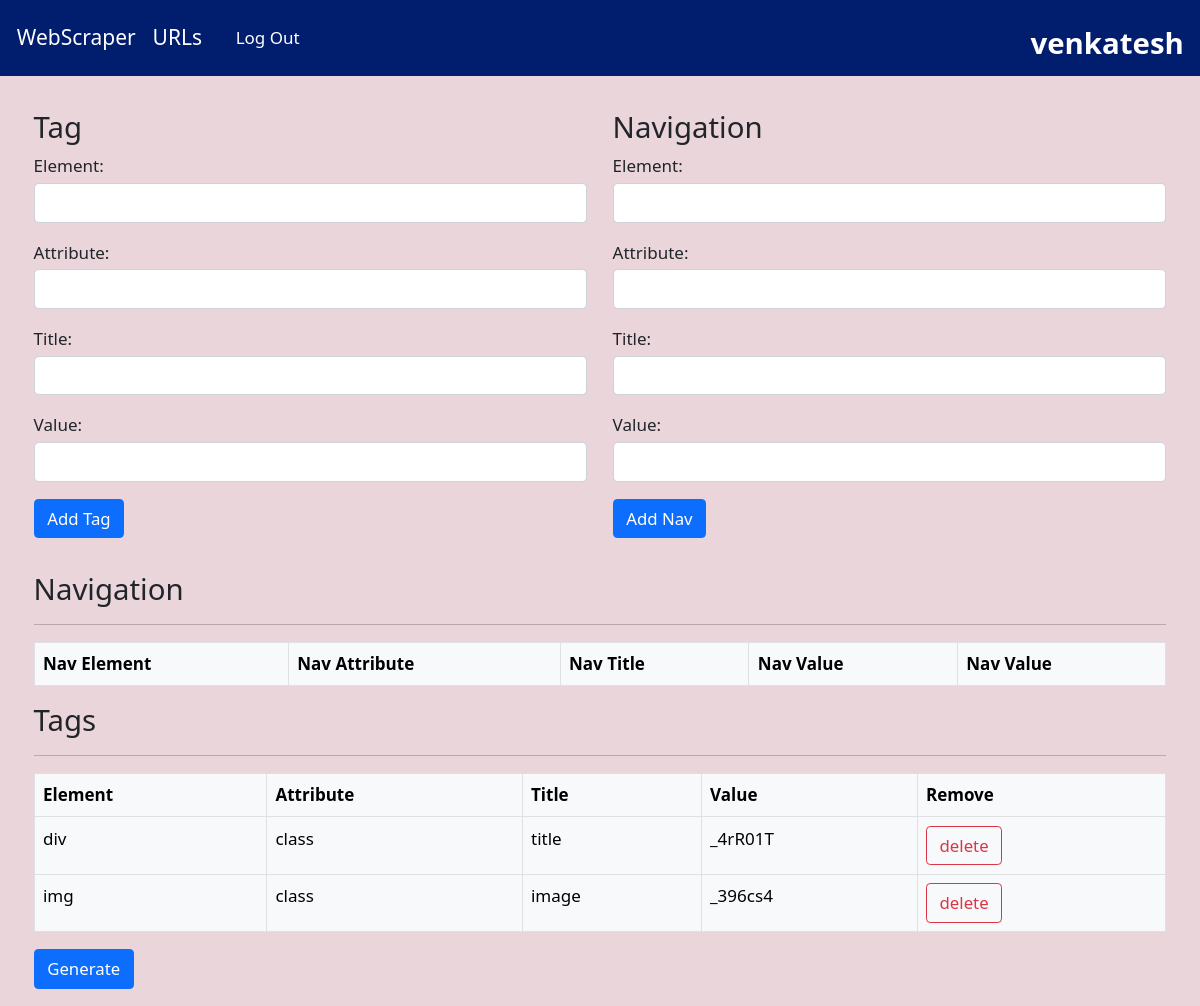
The page /tags.html/10/ (signed in) on the database as committed earlier.
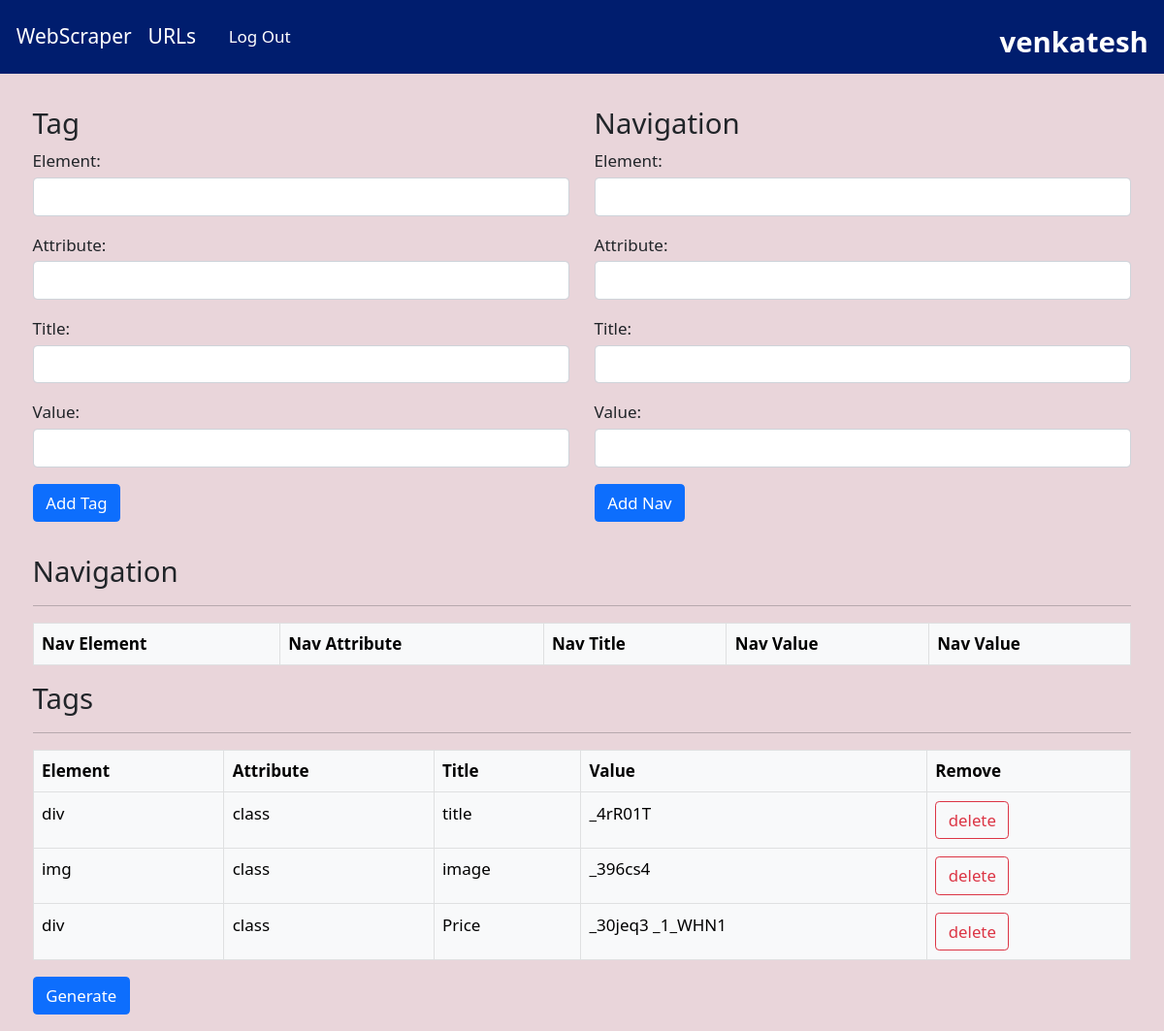
The same page on the database as committed later.
### web_scrapper/models.py (models this page shows)
class Tag(models.Model):
    user = models.ForeignKey(URLS, related_name="tags", on_delete=models.CASCADE, null=True)
    element = models.CharField(max_length=255)
    attribute = models.CharField(max_length=255)
    title = models.CharField(max_length=255)
    value = models.CharField(max_length=255)

### web_scrapper/views.py (the view)
# urls.py: path('tags.html', views.tag, name='tag'),
def tag(request, pk):
    url = get_object_or_404(URLS, pk=pk, user=request.user)
    if request.method == 'POST':
        tagform = TagForm(request.POST)
        form = NavURLForm(request.POST)
        if tagform.is_valid():
            title = tagform.cleaned_data['title']
            element = tagform.cleaned_data['element']
            attribute = tagform.cleaned_data['attribute']
            value = tagform.cleaned_data['value']
            existing_tag = Tag.objects.filter(
                user=url, title=title, element=element, attribute=attribute, value=value).first()
            if not existing_tag:
                new_tag = Tag(user=url, title=title, element=element,
                              attribute=attribute, value=value)
                new_tag.save()
        taglis = Tag.objects.filter(user=url)
        if form.is_valid():
            navurl = NavURLS()
            navurl.user = url
            navurl.navelement = form.cleaned_data['navelement']
            navurl.navattribute = form.cleaned_data['navattribute']
            navurl.navtitle = form.cleaned_data['navtitle']
            navurl.navvalue = form.cleaned_data['navvalue']
            navurl.save()
        navurllis = NavURLS.objects.filter(user=url)
        return render(request, 'tags.html', {'form': form, 'taglis': taglis, 'navurls': navurllis, 'pk':pk})
    else:
        form = NavURLForm()
        navurllis = NavURLS.objects.filter(user=url)
        taglis = Tag.objects.filter(user=url)
        return render(request, 'tags.html', {'form': form, 'taglis': taglis, 'navurls': navurllis, 'pk':pk})

### web_scrapper/form.py
class NavURLForm(forms.Form):
    navtitle = forms.CharField(max_length=100, label="Title")
    navelement = forms.CharField(max_length=100, label="Element")
    navattribute = forms.CharField(max_length=100, label="Attribute")
    navvalue = forms.CharField(max_length=10000, label="Value")

### templates/tags.html (shortened to what this page needs)
{% extends "base2.html" %}
{% block content %}
{% load static %}
{% load bootstrap4 %}
<div class="m-3" >
<div class="row pt-3 ms-1 me-1">
  <div class="col">
  <form method="post" class="col"  action="{% url 'pktag' pk %}">
    <h3>Tag</h3>
      <label for="element" class="mb-1">Element:</label>
      <input type="text" name="element" id="element" class="form-control mb-3">
      <label for="attribute" class="mb-1">Attribute:</label>
      <input type="text" name="attribute" id="attribute" class="form-control mb-3">
      <label for="title" class="mb-1">Title:</label>
      <input type="text" name="title" id="title" class="form-control mb-3">
      <label for="value" class="mb-1">Value:</label>
      <input type="text" name="value" id="value" class="form-control mb-3">
      <button type="submit" class="btn btn-primary">Add Tag</button>
  </form>
</div>
<div class="col">
  <form method="post" class="col" id="nav-form" onsubmit="submitForm(event)" action="{% url 'pktag' pk %}">
    <h3>Navigation</h3>
      <label for="navelement" class="mb-1">Element:</label>
      <input type="text" name="navelement" id="navelement" class="form-control mb-3">
      <label for="navattribute" class="mb-1">Attribute:</label>
      <input type="text" name="navattribute" id="navattribute" class="form-control mb-3">
      <label for="navtitle" class="mb-1">Title:</label>
      <input type="text" name="navtitle" id="navtitle" class="form-control mb-3">
      <label for="navvalue" class="mb-1">Value:</label>
      <input type="text" name="navvalue" id="navvalue" class="form-control mb-3">
    <button type="submit" class="btn btn-primary" onclick="hideForm(); return false;">Add Nav</button>
  </form>
</div>
</div>
<div class="pt-3">
<div id="tags_table" class="m-3">
  <h3>Navigation</h3><hr>
<table  class="table table-bordered table-light table-hover mt-3">
  <thead>
    <tr>
      <th>Nav Element</th>
      <th>Nav Attribute</th>
      <th>Nav Title</th>
      <th>Nav Value</th>
      <th>Nav Value</th>
    </tr>
  </thead>
</table>
</div>
<div id="tags_table" class="m-3">
  <h3>Tags</h3><hr>
    <table  class="table table-bordered table-light table-hover">
        <thead>
          <tr>
            <th>Element</th>
            <th>Attribute</th>
            <th>Title</th>
            <th>Value</th>
            <th>Remove</th>
          </tr>
        </thead>
        <tbody>
          {% for tag in taglis %}
          <tr>
            <td>{{ tag.element }}</td>
            <td>{{ tag.attribute }}</td>
            <td>{{ tag.title }}</td>
            <td>{{ tag.value }}</td>
            <td>
              <form action="{% url 'delete_tag' tag.id %}" method="POST" class="d-inline">
              <input type="submit" value="delete" class="btn btn-outline-danger">
              </form>
            </td>
          </tr>
          {% endfor %}
        </tbody>
      </table>
      <div>
        <form method="post" action="{% url 'pkresult' pk %}">
          <input type="submit" value="Generate" class="btn btn-primary" >
        </form>
      </div>
</div>
</div>
</div>
{% endblock %}

Rows that differ between the two databases and show on the page:
added Tag: element "div", attribute "class", title "Price", value "_30jeq3 _1_WHN1"
